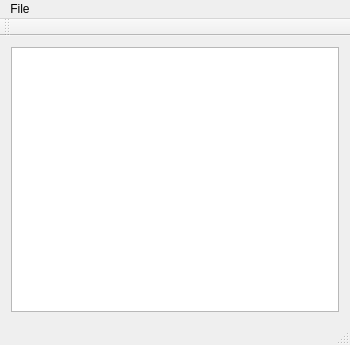
<?xml version="1.0" encoding="UTF-8"?>
<ui version="4.0">
 <class>MainWindow</class>
 <widget class="QMainWindow" name="MainWindow">
  <property name="geometry">
   <rect>
    <x>0</x>
    <y>0</y>
    <width>350</width>
    <height>345</height>
   </rect>
  </property>
  <property name="windowTitle">
   <string>MainWindow</string>
  </property>
  <widget class="QWidget" name="centralWidget">
   <layout class="QVBoxLayout" name="verticalLayout">
    <item>
     <widget class="QListView" name="plotlistview"/>
    </item>
   </layout>
  </widget>
  <widget class="QMenuBar" name="menuBar">
   <property name="geometry">
    <rect>
     <x>0</x>
     <y>0</y>
     <width>350</width>
     <height>22</height>
    </rect>
   </property>
   <widget class="QMenu" name="menuFile">
    <property name="title">
     <string>File</string>
    </property>
    <addaction name="actionNew"/>
    <addaction name="actionClear"/>
    <addaction name="separator"/>
    <addaction name="actionExit"/>
   </widget>
   <addaction name="menuFile"/>
  </widget>
  <widget class="QToolBar" name="mainToolBar">
   <attribute name="toolBarArea">
    <enum>TopToolBarArea</enum>
   </attribute>
   <attribute name="toolBarBreak">
    <bool>false</bool>
   </attribute>
  </widget>
  <widget class="QStatusBar" name="statusBar"/>
  <action name="actionNew">
   <property name="text">
    <string>New</string>
   </property>
   <property name="toolTip">
    <string>New plot</string>
   </property>
  </action>
  <action name="actionExit">
   <property name="text">
    <string>Exit</string>
   </property>
  </action>
  <action name="actionClear">
   <property name="text">
    <string>Clear</string>
   </property>
   <property name="toolTip">
    <string>Clear All plots</string>
   </property>
  </action>
 </widget>
 <layoutdefault spacing="6" margin="11"/>
 <resources/>
 <connections/>
</ui>
